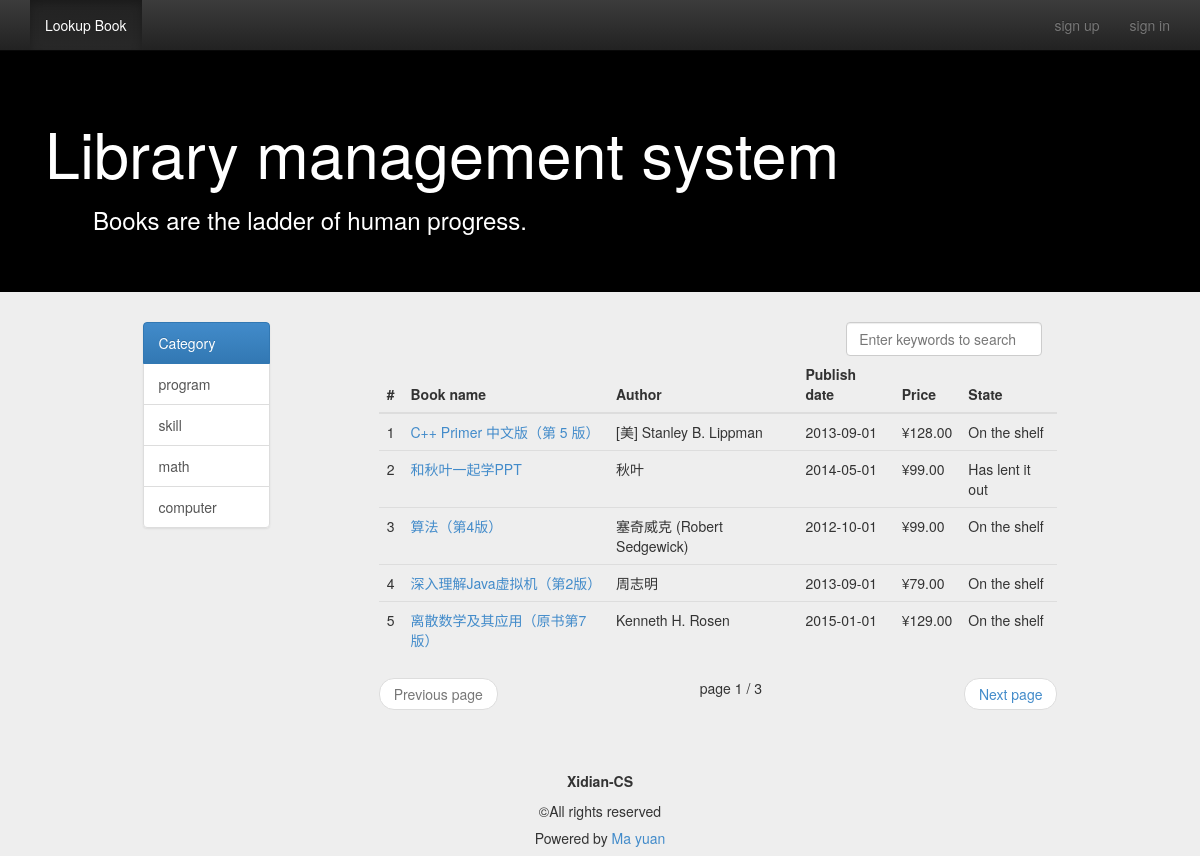
The app's page /view_book_list/ with its own data.
### management/models.py (models this page shows, shortened)
class Book(models.Model):
    name = models.CharField(max_length=128)
    price = models.FloatField()
    author = models.CharField(max_length=128)
    publish_date = models.CharField(max_length=128)
    category = models.CharField(max_length=128)
    location = models.CharField(max_length=128)
    state=models.BooleanField() #是否在馆
    ISBN=models.CharField(max_length=128)
    img=models.URLField(max_length=128,default=None)
    class META:
        ordering = ['name']

### management/views.py (the view)
# urls.py: url(r'^view_book_list/$', views.view_book_list, name='view_book_list'),
def view_book_list(request):
    user = request.user if request.user.is_authenticated() else None
    category_list = Book.objects.values_list('category', flat=True).distinct()
    query_category = request.GET.get('category', 'all')
    if Book.objects.filter(category=query_category).count() is 0:#如果查不到或者搜索框为空就全检索
        query_category = 'all'
        book_list = Book.objects.all()
    else:
        book_list = Book.objects.filter(category=query_category)
    if request.method == 'POST':
        keyword = request.POST.get('keyword', '')
        book_list = Book.objects.filter(name__contains=keyword)
        query_category = 'all'
    paginator = Paginator(book_list.order_by('id'), 5)
    page = request.GET.get('page')
    try:
        book_list = paginator.page(page)
    except PageNotAnInteger:# If page is not an integer, deliver first page.
        book_list = paginator.page(1)
    except EmptyPage:# If page is out of range (e.g. 9999), deliver last page of results.
        book_list = paginator.page(paginator.num_pages)
    content = {
        'user': user,
        'active_menu': 'view_book',
        'category_list': category_list,
        'query_category': query_category,
        'book_list': book_list,
    }
    return render(request, 'management/view_book_list.html', content)

### templates/management/view_book_list.html (shortened to what this page needs)
{% extends "management/base.html" %}
{% load staticfiles %}
{% block content %}
    <div class="container">
        <div class="row">
            <div class="col-md-10 col-md-offset-1">
                <div class="col-md-2">
                    <div class="list-group">
                        <a href="{% url 'view_book_list' %}" class="list-group-item" id="id_category_all">
                            Category
                        </a>
                        {% for category in category_list %}
                            <a href="{% url 'view_book_list' %}?category={{ category }}" class="list-group-item"
                               id="id_category_{{ category }}">
                                {{ category }}
                            </a>
                        {% endfor %}
                    </div>
                </div>
                <div class="col-md-9 col-md-offset-1">
                    <div class="col-md-4 col-md-offset-8">
                        <form role="form" method="post" name="search_form">
                            <input type="search" class="form-control" name="keyword"
                                   placeholder="Enter keywords to search" id="id_search_input" onkeyup="key_up()"
                                   autofocus>
                        </form>
                    </div>
                    <table class="table table-hover">
                        <thead>
                        <tr>
                            <th>#</th>
                            <th>Book name</th>
                            <th>Author</th>
                            <th>Publish date</th>
                            <th>Price</th>
                            <th>State</th>
                        </tr>
                        </thead>
                        <tbody>
                        {% for book in book_list %}
                            <tr>
                                <td>{{ forloop.counter }}</td>
                                <td><a href="{% url 'detail' %}?id={{ book.id }}">{{ book.name }}</a></td>
                                <td>{{ book.author }}</td>
                                <td>{{ book.publish_date }}</td>
                                <td>¥{{ book.price|floatformat:2 }}</td>
                                {% if book.state == True %}
                                    <td>On the shelf</td>
                                {% else %}
                                    <td>Has lent it out</td>
                                {% endif %}
                            </tr>
                        {% empty %}
                            <tr>
                                <td>No books available</td>
                            </tr>
                        {% endfor %}
                        </tbody>
                    </table>
                    <nav>
                        <ul class="pager">
                            {% if book_list.has_previous %}
                                <li class="previous"><a
                                        href="?typ={{ query_category }}&page={{ book_list.previous_page_number }}">Previous
                                    page</a>
                                </li>
                            {% else %}
                                <li class="previous disabled"><a href="#">Previous page</a></li>
                            {% endif %}
                            page {{ book_list.number }} / {{ book_list.paginator.num_pages }}
                            {% if book_list.has_next %}
                                <li class="next"><a
                                        href="?typ={{ query_category }}&page={{ book_list.next_page_number }}">Next
                                    page</a>
                                </li>
                            {% else %}
                                <li class="next disabled"><a href="#">Next page</a></li>
                            {% endif %}
                        </ul>
                    </nav>
                </div>
            </div>
        </div>
    </div>
{% endblock %}

### management/static/css/base.css (style rules this page uses)
body { padding-top: 50px; background-color: #eeeeee; }

### records on screen
Book: name "C++ Primer 中文版（第 5 版）", author "[美] Stanley B. Lippman", publish_date "2013-09-01", price "128.00", state "On the shelf"
Book: name "和秋叶一起学PPT", author "秋叶", publish_date "2014-05-01", price "99.00", state "Has lent it out"
Book: name "算法（第4版）", author "塞奇威克 (Robert Sedgewick)", publish_date "2012-10-01", price "99.00", state "On the shelf"
Book: name "深入理解Java虚拟机（第2版）", author "周志明", publish_date "2013-09-01", price "79.00", state "On the shelf"
Book: name "离散数学及其应用（原书第7版）", author "Kenneth H. Rosen", publish_date "2015-01-01", price "129.00", state "On the shelf"

### other values on screen
{{ category }} "program" "skill" "math" "computer"
{{ book_list.number }} "1"
{{ book_list.paginator.num_pages }} "3"
